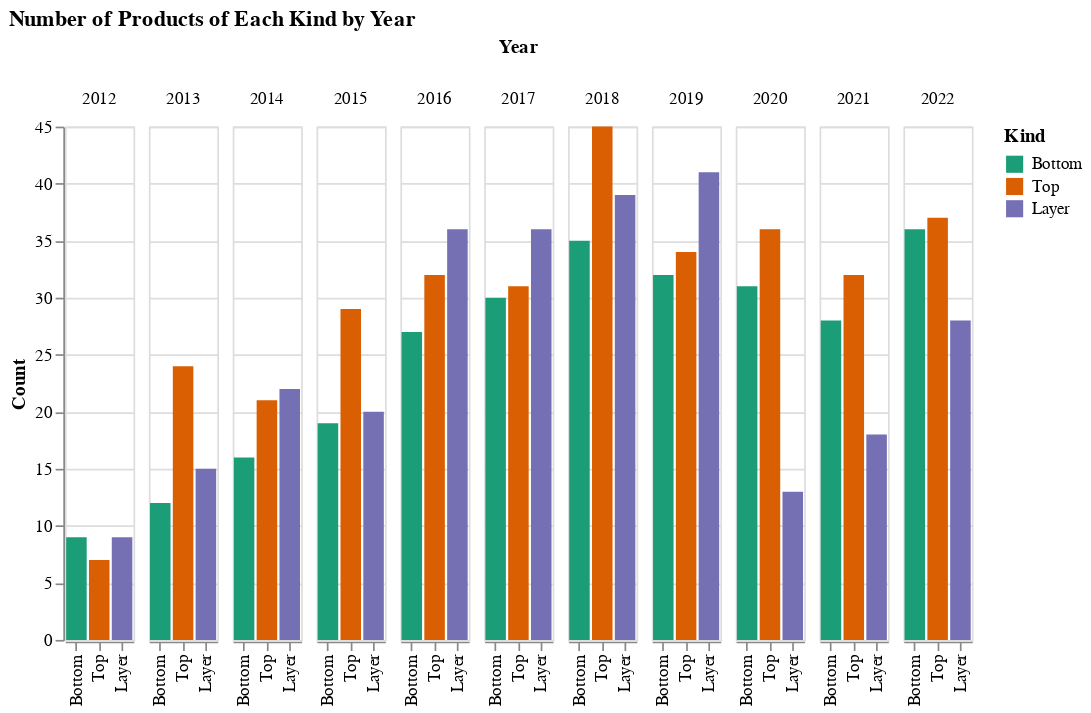

Write notebook code for a chart like this one.
### Markdown cell above
Ignoring the objects and focusing on just the clothes, we can see some trends at a more specific level: **bottoms and tops** are back to pre-pandemic levels: there were a larger number of bottoms released in 2022 than in any previous year, and the same for tops, excepting 2018. But **layers** have noticably declined in importance.

### Code cell
tdf = clothes_products_df.groupby(['Kind', 'Year']).count()['Release'].reset_index()
tdf.columns = ['Kind', 'Year', 'Count']
alt.Chart(tdf, width=40).mark_bar().encode(
    x=alt.X('Kind:N', sort=kind_sort_order, title=None),
    y='Count:Q',
    color=alt.Color('Kind:N', sort=kind_sort_order, scale=alt.Scale(scheme='dark2')),
    column='Year:O',
    tooltip=['Count', 'Kind']
).configure_facet(spacing=7).properties(title=f"Number of Products of Each Kind by Year")

### Figure 1 — Vega-Lite specification as saved in the notebook (floating-point values rounded to 4 significant figures)
{"$schema": "https://vega.github.io/schema/vega-lite/v4.17.0.json", "config": {"facet": {"spacing": 7}, "view": {"continuousHeight": 300, "continuousWidth": 400}}, "data": {"name": "data-83331876f6fdd9b2488830b59d4d47de"}, "datasets": {"data-83331876f6fdd9b2488830b59d4d47de": [{"Count": 9, "Kind": "Bottom", "Year": 2012}, {"Count": 12, "Kind": "Bottom", "Year": 2013}, {"Count": 16, "Kind": "Bottom", "Year": 2014}, {"Count": 19, "Kind": "Bottom", "Year": 2015}, {"Count": 27, "Kind": "Bottom", "Year": 2016}, {"Count": 30, "Kind": "Bottom", "Year": 2017}, {"Count": 35, "Kind": "Bottom", "Year": 2018}, {"Count": 32, "Kind": "Bottom", "Year": 2019}, {"Count": 31, "Kind": "Bottom", "Year": 2020}, {"Count": 28, "Kind": "Bottom", "Year": 2021}, {"Count": 36, "Kind": "Bottom", "Year": 2022}, {"Count": 9, "Kind": "Layer", "Year": 2012}, {"Count": 15, "Kind": "Layer", "Year": 2013}, {"Count": 22, "Kind": "Layer", "Year": 2014}, {"Count": 20, "Kind": "Layer", "Year": 2015}, {"Count": 36, "Kind": "Layer", "Year": 2016}, {"Count": 36, "Kind": "Layer", "Year": 2017}, {"Count": 39, "Kind": "Layer", "Year": 2018}, {"Count": 41, "Kind": "Layer", "Year": 2019}, {"Count": 13, "Kind": "Layer", "Year": 2020}, {"Count": 18, "Kind": "Layer", "Year": 2021}, {"Count": 28, "Kind": "Layer", "Year": 2022}, {"Count": 7, "Kind": "Top", "Year": 2012}, {"Count": 24, "Kind": "Top", "Year": 2013}, {"Count": 21, "Kind": "Top", "Year": 2014}, {"Count": 29, "Kind": "Top", "Year": 2015}, {"Count": 32, "Kind": "Top", "Year": 2016}, {"Count": 31, "Kind": "Top", "Year": 2017}, {"Count": 45, "Kind": "Top", "Year": 2018}, {"Count": 34, "Kind": "Top", "Year": 2019}, {"Count": 36, "Kind": "Top", "Year": 2020}, {"Count": 32, "Kind": "Top", "Year": 2021}, {"Count": 37, "Kind": "Top", "Year": 2022}]}, "encoding": {"color": {"field": "Kind", "scale": {"scheme": "dark2"}, "sort": ["Bottom", "Top", "Layer"], "type": "nominal"}, "column": {"field": "Year", "type": "ordinal"}, "tooltip": [{"field": "Count", "type": "quantitative"}, {"field": "Kind", "type": "nominal"}], "x": {"field": "Kind", "sort": ["Bottom", "Top", "Layer"], "title": null, "type": "nominal"}, "y": {"field": "Count", "type": "quantitative"}}, "mark": "bar", "title": "Number of Products of Each Kind by Year", "width": 40}
